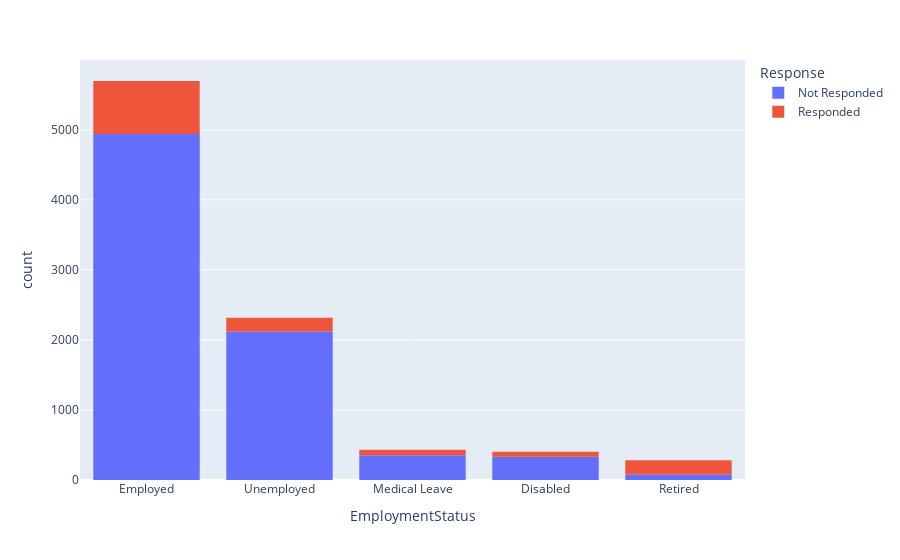

Notebook cell for this chart:
### Code cell
fig2 = px.histogram(df, x="EmploymentStatus", color='Response')
fig2.show()

### Figure 1 — Plotly figure (JSON) as saved in the notebook; plotly's stock layout.template omitted (floating-point values rounded to 4 significant figures; data arrays with more than 128 entries replaced by an {"elided": "..."} marker saying what was removed)
{"data": [{"alignmentgroup": "True", "bingroup": "x", "hovertemplate": "Response=Not Responded<br>EmploymentStatus=%{x}<br>count=%{y}<extra></extra>", "legendgroup": "Not Responded", "marker": {"color": "#636efa"}, "name": "Not Responded", "offsetgroup": "Not Responded", "orientation": "v", "showlegend": true, "type": "histogram", "x": {"elided": "7826 str values"}, "xaxis": "x", "yaxis": "y"}, {"alignmentgroup": "True", "bingroup": "x", "hovertemplate": "Response=Responded<br>EmploymentStatus=%{x}<br>count=%{y}<extra></extra>", "legendgroup": "Responded", "marker": {"color": "#EF553B"}, "name": "Responded", "offsetgroup": "Responded", "orientation": "v", "showlegend": true, "type": "histogram", "x": {"elided": "1308 str values"}, "xaxis": "x", "yaxis": "y"}], "layout": {"barmode": "relative", "legend": {"title": {"text": "Response"}, "tracegroupgap": 0}, "margin": {"t": 60}, "xaxis": {"anchor": "y", "domain": [0, 1], "title": {"text": "EmploymentStatus"}}, "yaxis": {"anchor": "x", "domain": [0, 1], "title": {"text": "count"}}}}
